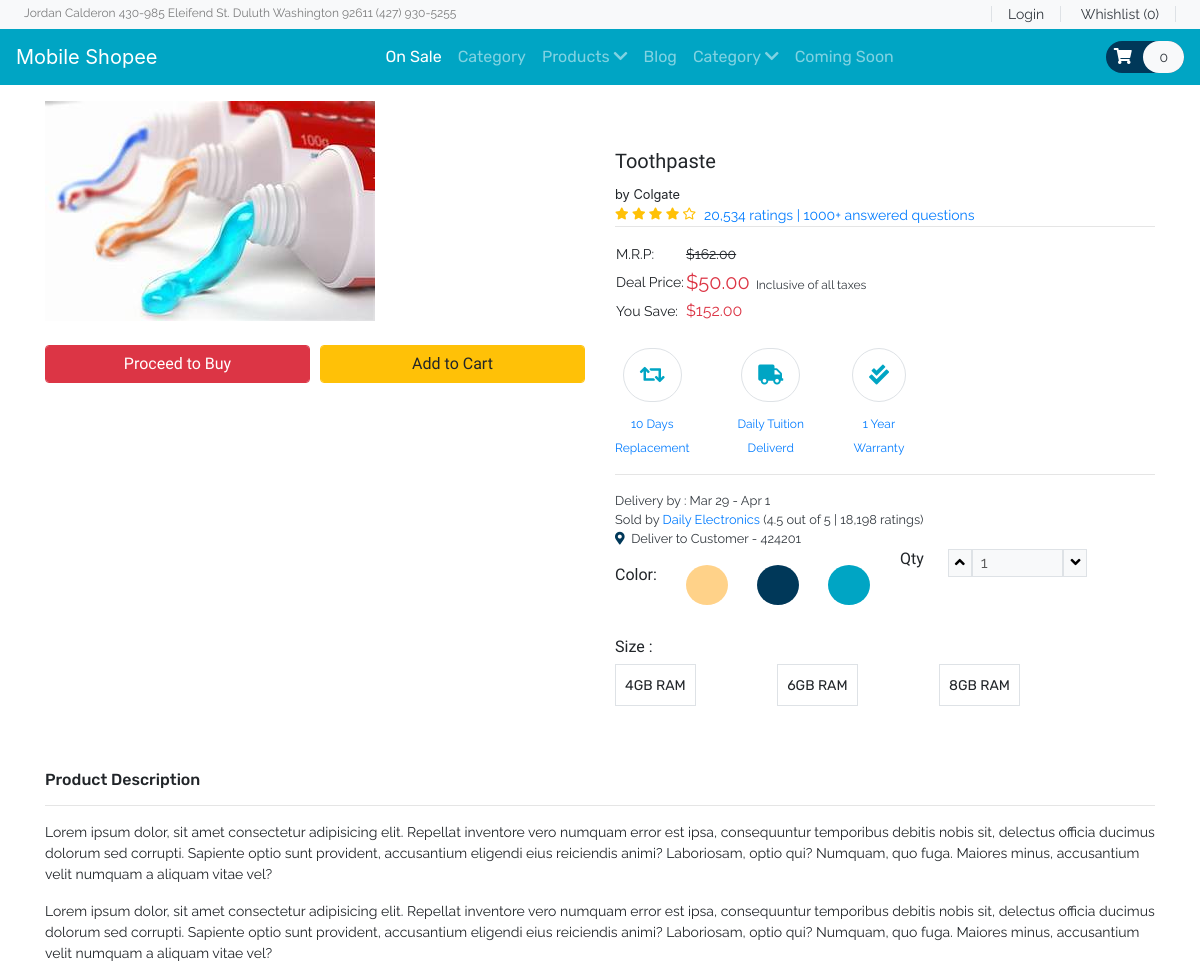
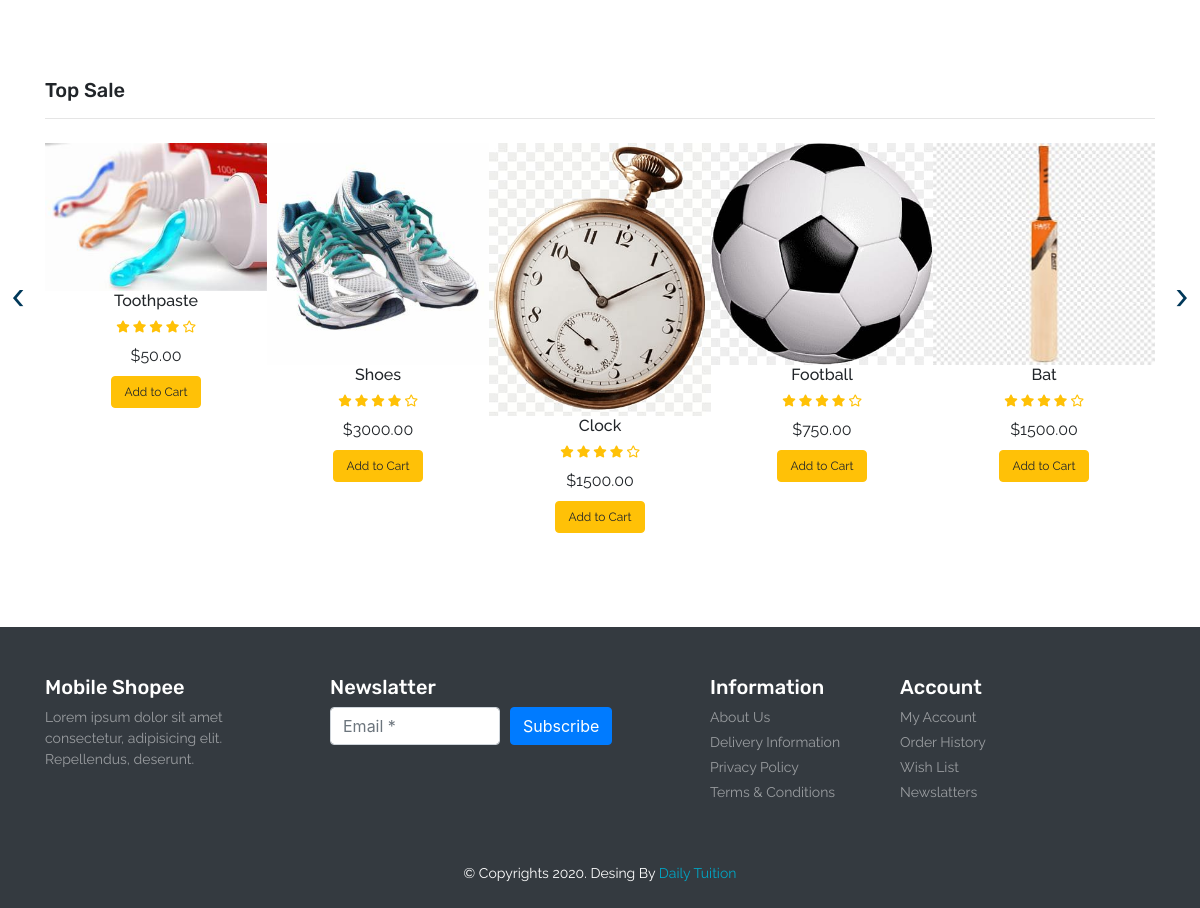
The page /product.php on the database its author committed (2 pictures, top to bottom).
### tables this page shows
CREATE TABLE `product` (
  `item_id` int(11) NOT NULL,
  `item_brand` varchar(200) NOT NULL,
  `item_name` varchar(255) NOT NULL,
  `item_price` double(10,2) NOT NULL,
  `item_image` varchar(255) NOT NULL,
  `item_register` datetime DEFAULT NULL
);

### database/DBController.php (called while the page is built, shortened)
<?php
class DBController
{
    protected $host = 'localhost';
    protected $user = 'root';
    protected $password = '';
    protected $database = "shopping";
    public function __construct()
    {
        $this->con = mysqli_connect($this->host, $this->user, $this->password, $this->database);
    }
}

### functions.php (called while the page is built, shortened)
<?php
require ('database/DBController.php');
require ('database/Product.php');
$db = new DBController();
$product = new Product($db);
$product_shuffle = $product->getData();
$Cart = new Cart($db );

### database/Product.php (called while the page is built, shortened)
<?php
class Product
{
    public $db = null;
    public function __construct(DBController $db)
    {
        $this->db = $db;
    }
    public function getData($table = 'product'){
        $result = $this->db->con->query("SELECT * FROM {$table}");
        $resultArray = array();
        while ($item = mysqli_fetch_array($result, MYSQLI_ASSOC)){
            $resultArray[] = $item;
        }
        return $resultArray;
    }
}

### product.php (called while the page is built)
<?php
include ('header.php');
?>
<?php
    include ('Template/_products.php');
    include ('Template/_top-sale.php');
?>
<?php
include ('footer.php');
?>

### Template/_top-sale.php (the view, shortened to what this page needs)
<?php
    shuffle($product_shuffle);
?>
<section id="top-sale">
    <div class="container py-5">
        <h4 class="font-rubik font-size-20">Top Sale</h4>
        <hr>
        <div class="owl-carousel owl-theme">
            <?php foreach ($product_shuffle as $item) { ?>
            <div class="item py-2">
                <div class="product font-rale">
                    <a href="<?php printf('%s?item_id=%s', 'product.php',  $item['item_id']); ?>"><img src="<?php echo $item['item_image'] ?? "./assets/products/1.png"; ?>" alt="product1" class="img-fluid"></a>
                    <div class="text-center">
                        <h6><?php echo  $item['item_name'] ?? "Unknown";  ?></h6>
                        <div class="rating text-warning font-size-12">
                            <span><i class="fas fa-star"></i></span>
                            <span><i class="fas fa-star"></i></span>
                            <span><i class="fas fa-star"></i></span>
                            <span><i class="fas fa-star"></i></span>
                            <span><i class="far fa-star"></i></span>
                        </div>
                        <div class="price py-2">
                            <span>$<?php echo $item['item_price'] ?? '0' ; ?></span>
                        </div>
                        <form method="post">
                            <?php
                            if (in_array($item['item_id'], $Cart->getCartId($product->getData('cart')) ?? [])){
                                echo '<button type="submit" disabled class="btn btn-success font-size-12">In the Cart</button>';
                            }else{
                                echo '<button type="submit" name="top_sale_submit" class="btn btn-warning font-size-12">Add to Cart</button>';
                            }
                            ?>
                        </form>
                    </div>
                </div>
            </div>
            <?php }  ?>
        </div>
    </div>
</section>

### Template/_products.php
<?php
    $item_id = $_GET['item_id'] ?? 1;
    foreach ($product->getData() as $item) :
        if ($item['item_id'] == $item_id) :
?>
<section id="product" class="py-3">
    <div class="container">
        <div class="row">
            <div class="col-sm-6">
                <img src="<?php echo $item['item_image'] ?? "./assets/products/1.png" ?>" alt="product" class="img-fluid">
                <div class="form-row pt-4 font-size-16 font-baloo">
                    <div class="col">
                        <button type="submit" class="btn btn-danger form-control">Proceed to Buy</button>
                    </div>
                    <div class="col">
                        <?php
                        if (in_array($item['item_id'], $Cart->getCartId($product->getData('cart')) ?? [])){
                            echo '<button type="submit" disabled class="btn btn-success font-size-16 form-control">In the Cart</button>';
                        }else{
                            echo '<button type="submit" name="top_sale_submit" class="btn btn-warning font-size-16 form-control">Add to Cart</button>';
                        }
                        ?>
                    </div>
                </div>
            </div>
            <div class="col-sm-6 py-5">
                <h5 class="font-baloo font-size-20"><?php echo $item['item_name'] ?? "Unknown"; ?></h5>
                <small>by <?php echo $item['item_brand'] ?? "Brand"; ?></small>
                <div class="d-flex">
                    <div class="rating text-warning font-size-12">
                        <span><i class="fas fa-star"></i></span>
                        <span><i class="fas fa-star"></i></span>
                        <span><i class="fas fa-star"></i></span>
                        <span><i class="fas fa-star"></i></span>
                        <span><i class="far fa-star"></i></span>
                    </div>
                    <a href="#" class="px-2 font-rale font-size-14">20,534 ratings | 1000+ answered questions</a>
                </div>
                <hr class="m-0">
                <table class="my-3">
                    <tr class="font-rale font-size-14">
                        <td>M.R.P:</td>
                        <td><strike>$162.00</strike></td>
                    </tr>
                    <tr class="font-rale font-size-14">
                        <td>Deal Price:</td>
                        <td class="font-size-20 text-danger">$<span><?php echo $item['item_price'] ?? 0; ?></span><small class="text-dark font-size-12">&nbsp;&nbsp;Inclusive of all taxes</small></td>
                    </tr>
                    <tr class="font-rale font-size-14">
                        <td>You Save:</td>
                        <td><span class="font-size-16 text-danger">$152.00</span></td>
                    </tr>
                </table>
                <div id="policy">
                    <div class="d-flex">
                        <div class="return text-center mr-5">
                            <div class="font-size-20 my-2 color-second">
                                <span class="fas fa-retweet border p-3 rounded-pill"></span>
                            </div>
                            <a href="#" class="font-rale font-size-12">10 Days <br> Replacement</a>
                        </div>
                        <div class="return text-center mr-5">
                            <div class="font-size-20 my-2 color-second">
                                <span class="fas fa-truck  border p-3 rounded-pill"></span>
                            </div>
                            <a href="#" class="font-rale font-size-12">Daily Tuition <br>Deliverd</a>
                        </div>
                        <div class="return text-center mr-5">
                            <div class="font-size-20 my-2 color-second">
                                <span class="fas fa-check-double border p-3 rounded-pill"></span>
                            </div>
                            <a href="#" class="font-rale font-size-12">1 Year <br>Warranty</a>
                        </div>
                    </div>
                </div>
                <hr>
                <div id="order-details" class="font-rale d-flex flex-column text-dark">
                    <small>Delivery by : Mar 29  - Apr 1</small>
                    <small>Sold by <a href="#">Daily Electronics </a>(4.5 out of 5 | 18,198 ratings)</small>
                    <small><i class="fas fa-map-marker-alt color-primary"></i>&nbsp;&nbsp;Deliver to Customer - 424201</small>
                </div>
                <div class="row">
                    <div class="col-6">
                        <div class="color my-3">
                            <div class="d-flex justify-content-between">
                                <h6 class="font-baloo">Color:</h6>
                                <div class="p-2 color-yellow-bg rounded-circle"><button class="btn font-size-14"></button></div>
                                <div class="p-2 color-primary-bg rounded-circle"><button class="btn font-size-14"></button></div>
                                <div class="p-2 color-second-bg rounded-circle"><button class="btn font-size-14"></button></div>
                            </div>
                        </div>
                    </div>
                    <div class="col-6">
                        <div class="qty d-flex">
                            <h6 class="font-baloo">Qty</h6>
                            <div class="px-4 d-flex font-rale">
                                <button class="qty-up border bg-light" data-id="pro1"><i class="fas fa-angle-up"></i></button>
                                <input type="text" data-id="pro1" class="qty_input border px-2 w-50 bg-light" disabled value="1" placeholder="1">
                                <button data-id="pro1" class="qty-down border bg-light"><i class="fas fa-angle-down"></i></button>
                            </div>
                        </div>
                    </div>
                </div>
                <div class="size my-3">
                    <h6 class="font-baloo">Size :</h6>
                    <div class="d-flex justify-content-between w-75">
                        <div class="font-rubik border p-2">
                            <button class="btn p-0 font-size-14">4GB RAM</button>
                        </div>
                        <div class="font-rubik border p-2">
                            <button class="btn p-0 font-size-14">6GB RAM</button>
                        </div>
                        <div class="font-rubik border p-2">
                            <button class="btn p-0 font-size-14">8GB RAM</button>
                        </div>
                    </div>
                </div>
            </div>
            <div class="col-12">
                <h6 class="font-rubik">Product Description</h6>
                <hr>
                <p class="font-rale font-size-14">Lorem ipsum dolor, sit amet consectetur adipisicing elit. Repellat inventore vero numquam error est ipsa, consequuntur temporibus debitis nobis sit, delectus officia ducimus dolorum sed corrupti. Sapiente optio sunt provident, accusantium eligendi eius reiciendis animi? Laboriosam, optio qui? Numquam, quo fuga. Maiores minus, accusantium velit numquam a aliquam vitae vel?</p>
                <p class="font-rale font-size-14">Lorem ipsum dolor, sit amet consectetur adipisicing elit. Repellat inventore vero numquam error est ipsa, consequuntur temporibus debitis nobis sit, delectus officia ducimus dolorum sed corrupti. Sapiente optio sunt provident, accusantium eligendi eius reiciendis animi? Laboriosam, optio qui? Numquam, quo fuga. Maiores minus, accusantium velit numquam a aliquam vitae vel?</p>
            </div>
        </div>
    </div>
</section>
<?php
        endif;
        endforeach;
?>

### style.css (style rules this page uses)
button, button:focus { outline: none !important; box-shadow: none !important; }
.font-baloo { font-family: "Baloo Thambi 2", cursive; }
.font-rale { font-family: "Raleway", cursive; }
.font-rubik { font-family: "Rubik", cursive; }
.font-size-12 { font-size: 12px; }
.font-size-14 { font-size: 14px; }
.font-size-16 { font-size: 16px; }
.font-size-20 { font-size: 20px; }
.color-primary { color: #003859; }
.color-primary-bg { background: #003859; }
.color-second { color: #00A5C4; }
.color-second-bg { background: #00A5C4; }
.color-yellow-bg { background: #FFD289; }
#top-sale .owl-carousel .item .product a { overflow: hidden; }
#top-sale .owl-carousel .item .product img { transition: transform 0.5s ease; }

### rows shown on the page
product: item_image (picture), item_name "Toothpaste", item_brand "Colgate", item_price "50.00"
product: item_image (picture), item_name "Shoes", item_price "3000.00"
product: item_image (picture), item_name "Clock", item_price "1500.00"
product: item_image (picture), item_name "Football", item_price "750.00"
product: item_image (picture), item_name "Bat", item_price "1500.00"

### other values the page prints
count($product->getData('cart')) "0"
